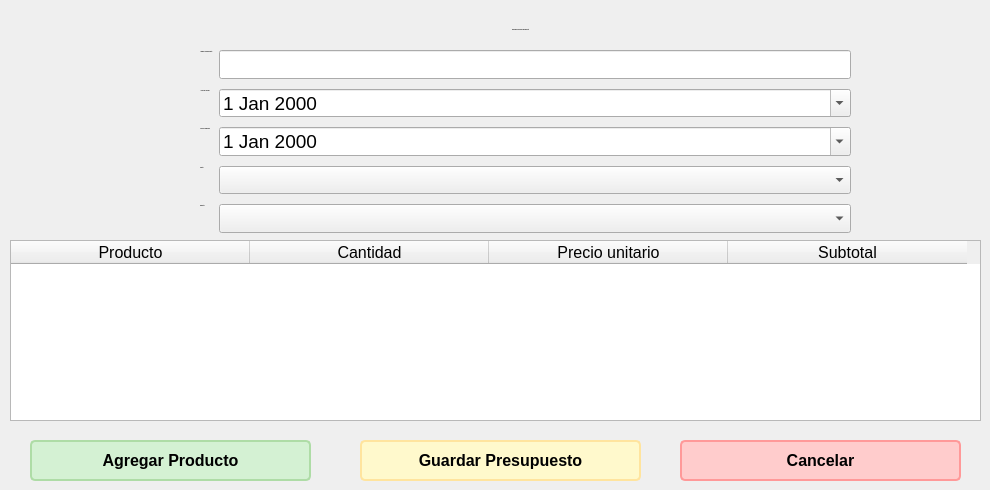
    <widget class="QWidget" name="page_nuevo_presupuesto">
     <widget class="QWidget" name="formLayoutWidget_5">
      <property name="geometry">
       <rect>
        <x>200</x>
        <y>50</y>
        <width>651</width>
        <height>183</height>
       </rect>
      </property>
      <layout class="QFormLayout" name="formLayout_5">
       <property name="verticalSpacing">
        <number>10</number>
       </property>
       <item row="0" column="0">
        <widget class="QLabel" name="label_37">
         <property name="font">
          <font>
           <pointsize>-1</pointsize>
           <weight>75</weight>
           <bold>true</bold>
          </font>
         </property>
         <property name="autoFillBackground">
          <bool>false</bool>
         </property>
         <property name="text">
          <string>Nombre del presupuesto:</string>
         </property>
         <property name="alignment">
          <set>Qt::AlignCenter</set>
         </property>
        </widget>
       </item>
       <item row="0" column="1">
        <widget class="QLineEdit" name="nuevo_presupuesto_nombre">
         <property name="enabled">
          <bool>true</bool>
         </property>
         <property name="font">
          <font>
           <pointsize>14</pointsize>
          </font>
         </property>
         <property name="readOnly">
          <bool>false</bool>
         </property>
        </widget>
       </item>
       <item row="1" column="0">
        <widget class="QLabel" name="label_38">
         <property name="font">
          <font>
           <pointsize>-1</pointsize>
           <weight>75</weight>
           <bold>true</bold>
          </font>
         </property>
         <property name="autoFillBackground">
          <bool>false</bool>
         </property>
         <property name="text">
          <string>Fecha de creación :</string>
         </property>
         <property name="alignment">
          <set>Qt::AlignCenter</set>
         </property>
        </widget>
       </item>
       <item row="1" column="1">
        <widget class="QDateEdit" name="nuevo_presupuesto_fecha_creacion">
         <property name="font">
          <font>
           <pointsize>14</pointsize>
          </font>
         </property>
         <property name="calendarPopup">
          <bool>true</bool>
         </property>
        </widget>
       </item>
       <item row="2" column="0">
        <widget class="QLabel" name="label_39">
         <property name="font">
          <font>
           <pointsize>-1</pointsize>
           <weight>75</weight>
           <bold>true</bold>
          </font>
         </property>
         <property name="autoFillBackground">
          <bool>false</bool>
         </property>
         <property name="text">
          <string>Fecha de expiración: </string>
         </property>
         <property name="alignment">
          <set>Qt::AlignCenter</set>
         </property>
        </widget>
       </item>
       <item row="2" column="1">
        <widget class="QDateEdit" name="nuevo_presupuesto_fecha_expiracion">
         <property name="font">
          <font>
           <pointsize>14</pointsize>
          </font>
         </property>
         <property name="calendarPopup">
          <bool>true</bool>
         </property>
        </widget>
       </item>
       <item row="3" column="0">
        <widget class="QLabel" name="label_40">
         <property name="font">
          <font>
           <pointsize>-1</pointsize>
           <weight>75</weight>
           <bold>true</bold>
          </font>
         </property>
         <property name="autoFillBackground">
          <bool>false</bool>
         </property>
         <property name="text">
          <string>Cliente: </string>
         </property>
         <property name="alignment">
          <set>Qt::AlignCenter</set>
         </property>
        </widget>
       </item>
       <item row="3" column="1">
        <widget class="QComboBox" name="nuevo_presupuesto_cliente">
         <property name="font">
          <font>
           <pointsize>14</pointsize>
          </font>
         </property>
        </widget>
       </item>
       <item row="4" column="0">
        <widget class="QLabel" name="label_41">
         <property name="font">
          <font>
           <pointsize>-1</pointsize>
           <weight>75</weight>
           <bold>true</bold>
          </font>
         </property>
         <property name="autoFillBackground">
          <bool>false</bool>
         </property>
         <property name="text">
          <string>Producto: </string>
         </property>
         <property name="alignment">
          <set>Qt::AlignCenter</set>
         </property>
        </widget>
       </item>
       <item row="4" column="1">
        <widget class="QComboBox" name="nuevo_presupuesto_combo_productos">
         <property name="font">
          <font>
           <pointsize>14</pointsize>
          </font>
         </property>
        </widget>
       </item>
      </layout>
     </widget>
     <widget class="QLabel" name="label_43">
      <property name="geometry">
       <rect>
        <x>370</x>
        <y>20</y>
        <width>301</width>
        <height>20</height>
       </rect>
      </property>
      <property name="font">
       <font>
        <pointsize>-1</pointsize>
        <weight>75</weight>
        <bold>true</bold>
       </font>
      </property>
      <property name="autoFillBackground">
       <bool>false</bool>
      </property>
      <property name="text">
       <string>Formulario para nuevo presupuesto</string>
      </property>
      <property name="alignment">
       <set>Qt::AlignCenter</set>
      </property>
     </widget>
     <widget class="QTableWidget" name="nuevo_presupuesto_tabla_productos">
      <property name="geometry">
       <rect>
        <x>10</x>
        <y>240</y>
        <width>971</width>
        <height>181</height>
       </rect>
      </property>
      <attribute name="horizontalHeaderDefaultSectionSize">
       <number>239</number>
      </attribute>
      <attribute name="horizontalHeaderMinimumSectionSize">
       <number>39</number>
      </attribute>
      <column>
       <property name="text">
        <string>Producto</string>
       </property>
       <property name="font">
        <font>
         <pointsize>12</pointsize>
         <weight>50</weight>
         <italic>false</italic>
         <bold>false</bold>
         <underline>false</underline>
        </font>
       </property>
       <property name="textAlignment">
        <set>AlignCenter</set>
       </property>
      </column>
      <column>
       <property name="text">
        <string>Cantidad</string>
       </property>
       <property name="font">
        <font>
         <pointsize>12</pointsize>
         <weight>50</weight>
         <italic>false</italic>
         <bold>false</bold>
        </font>
       </property>
       <property name="textAlignment">
        <set>AlignCenter</set>
       </property>
      </column>
      <column>
       <property name="text">
        <string>Precio unitario</string>
       </property>
       <property name="font">
        <font>
         <pointsize>12</pointsize>
         <weight>50</weight>
         <italic>false</italic>
         <bold>false</bold>
        </font>
       </property>
       <property name="textAlignment">
        <set>AlignCenter</set>
       </property>
      </column>
      <column>
       <property name="text">
        <string>Subtotal</string>
       </property>
       <property name="font">
        <font>
         <pointsize>12</pointsize>
         <weight>50</weight>
         <italic>false</italic>
         <bold>false</bold>
        </font>
       </property>
       <property name="textAlignment">
        <set>AlignCenter</set>
       </property>
      </column>
     </widget>
     <widget class="QPushButton" name="nuevo_presupuesto_btn_cancelar">
      <property name="geometry">
       <rect>
        <x>680</x>
        <y>440</y>
        <width>281</width>
        <height>41</height>
       </rect>
      </property>
      <property name="font">
       <font>
        <pointsize>-1</pointsize>
        <weight>75</weight>
        <bold>true</bold>
       </font>
      </property>
      <property name="styleSheet">
       <string notr="true">QPushButton {
    background-color: #FFCCCC; /* Rojo pastel claro */
    color: #000000;           /* Texto negro */
    font-size: 16px;          /* Tamaño de letra */
    font-weight: bold;        /* Texto en negrita */
    border-radius: 5px;       /* Bordes redondeados */
    padding: 8px 12px;        /* Espaciado interno */
    border: 2px solid #FF9999; /* Borde rojo más oscuro */
}

QPushButton:hover {
    background-color: #FFB3B3; /* Fondo más oscuro al pasar el mouse */
}

QPushButton:pressed {
    background-color: #FF9999; /* Fondo aún más oscuro al presionar */
    border: 2px solid #FF6666; /* Cambio de borde al presionar */
}

QPushButton:disabled {
    background-color: #FFE6E6; /* Fondo gris rojizo para botones desactivados */
    color: #A0A0A0;           /* Texto gris claro */
    border: 2px solid #FFC2C2; /* Borde gris rojizo */
}
</string>
      </property>
      <property name="text">
       <string>Cancelar</string>
      </property>
     </widget>
     <widget class="QPushButton" name="nuevo_presupuesto_btn_agregar_producto">
      <property name="geometry">
       <rect>
        <x>30</x>
        <y>440</y>
        <width>281</width>
        <height>41</height>
       </rect>
      </property>
      <property name="font">
       <font>
        <pointsize>-1</pointsize>
        <weight>75</weight>
        <bold>true</bold>
       </font>
      </property>
      <property name="styleSheet">
       <string notr="true">QPushButton {
    background-color: #D4F1D3; /* Verde pastel claro */
    color: #000000;           /* Texto negro */
    font-size: 16px;          /* Tamaño de letra */
    font-weight: bold;        /* Texto en negrita */
    border-radius: 5px;       /* Bordes redondeados */
    padding: 8px 12px;        /* Espaciado interno */
    border: 2px solid #AEDCA6; /* Borde verde más oscuro */
}

QPushButton:hover {
    background-color: #BEE9B5; /* Fondo más oscuro al pasar el mouse */
}

QPushButton:pressed {
    background-color: #A5D59A; /* Fondo aún más oscuro al presionar */
    border: 2px solid #8ABB82; /* Cambio de borde al presionar */
}

QPushButton:disabled {
    background-color: #F0F5EF; /* Fondo gris verdoso para botones desactivados */
    color: #A0A0A0;           /* Texto gris claro */
    border: 2px solid #C6D3C2; /* Borde gris verdoso */
}
</string>
      </property>
      <property name="text">
       <string>Agregar Producto</string>
      </property>
     </widget>
     <widget class="QPushButton" name="nuevo_presupuesto_btn_guardar_presupuesto">
      <property name="geometry">
       <rect>
        <x>360</x>
        <y>440</y>
        <width>281</width>
        <height>41</height>
       </rect>
      </property>
      <property name="font">
       <font>
        <pointsize>-1</pointsize>
        <weight>75</weight>
        <bold>true</bold>
       </font>
      </property>
      <property name="styleSheet">
       <string notr="true">QPushButton {
    background-color: #FFF9CC; /* Amarillo pastel claro */
    color: #000000;           /* Texto negro */
    font-size: 16px;          /* Tamaño de letra */
    font-weight: bold;        /* Texto en negrita */
    border-radius: 5px;       /* Bordes redondeados */
    padding: 8px 12px;        /* Espaciado interno */
    border: 2px solid #FFE49E; /* Borde amarillo más oscuro */
}

QPushButton:hover {
    background-color: #FFEDB3; /* Fondo más oscuro al pasar el mouse */
}

QPushButton:pressed {
    background-color: #FFE29A; /* Fondo aún más oscuro al presionar */
    border: 2px solid #FFC875; /* Cambio de borde al presionar */
}

QPushButton:disabled {
    background-color: #FFF4E0; /* Fondo gris amarillento para botones desactivados */
    color: #A0A0A0;           /* Texto gris claro */
    border: 2px solid #FFE9C7; /* Borde gris amarillento */
}
</string>
      </property>
      <property name="text">
       <string>Guardar Presupuesto</string>
      </property>
     </widget>
    </widget>
